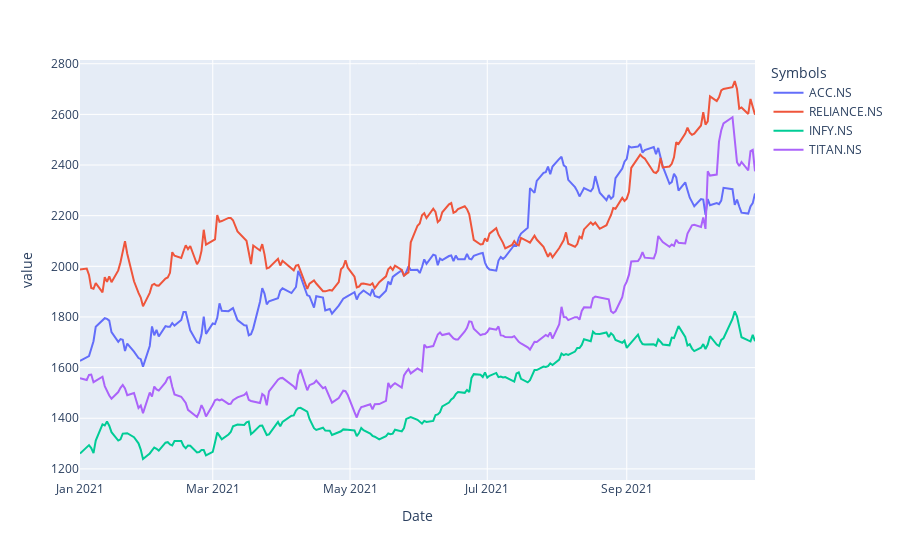

Notebook code cell kept with this figure:
### Code cell
Close.plot()

### Figure 1 — Plotly figure (JSON) as saved in the notebook; plotly's stock layout.template omitted (floating-point values rounded to 4 significant figures; data arrays with more than 128 entries replaced by an {"elided": "..."} marker saying what was removed)
{"data": [{"hovertemplate": "Symbols=ACC.NS<br>Date=%{x}<br>value=%{y}<extra></extra>", "legendgroup": "ACC.NS", "line": {"color": "#636efa", "dash": "solid"}, "marker": {"symbol": "circle"}, "mode": "lines", "name": "ACC.NS", "orientation": "v", "showlegend": true, "type": "scatter", "x": {"elided": "204 str values"}, "xaxis": "x", "y": {"elided": "204 float values"}, "yaxis": "y"}, {"hovertemplate": "Symbols=RELIANCE.NS<br>Date=%{x}<br>value=%{y}<extra></extra>", "legendgroup": "RELIANCE.NS", "line": {"color": "#EF553B", "dash": "solid"}, "marker": {"symbol": "circle"}, "mode": "lines", "name": "RELIANCE.NS", "orientation": "v", "showlegend": true, "type": "scatter", "x": {"elided": "204 str values"}, "xaxis": "x", "y": {"elided": "204 float values"}, "yaxis": "y"}, {"hovertemplate": "Symbols=INFY.NS<br>Date=%{x}<br>value=%{y}<extra></extra>", "legendgroup": "INFY.NS", "line": {"color": "#00cc96", "dash": "solid"}, "marker": {"symbol": "circle"}, "mode": "lines", "name": "INFY.NS", "orientation": "v", "showlegend": true, "type": "scatter", "x": {"elided": "204 str values"}, "xaxis": "x", "y": {"elided": "204 float values"}, "yaxis": "y"}, {"hovertemplate": "Symbols=TITAN.NS<br>Date=%{x}<br>value=%{y}<extra></extra>", "legendgroup": "TITAN.NS", "line": {"color": "#ab63fa", "dash": "solid"}, "marker": {"symbol": "circle"}, "mode": "lines", "name": "TITAN.NS", "orientation": "v", "showlegend": true, "type": "scatter", "x": {"elided": "204 str values"}, "xaxis": "x", "y": {"elided": "204 float values"}, "yaxis": "y"}], "layout": {"legend": {"title": {"text": "Symbols"}, "tracegroupgap": 0}, "margin": {"t": 60}, "xaxis": {"anchor": "y", "domain": [0, 1], "title": {"text": "Date"}}, "yaxis": {"anchor": "x", "domain": [0, 1], "title": {"text": "value"}}}}
